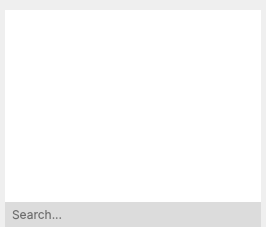
                    <widget class="QFrame" name="exchangeStackedFrame">
                     <property name="minimumSize">
                      <size>
                       <width>0</width>
                       <height>100</height>
                      </size>
                     </property>
                     <property name="styleSheet">
                      <string notr="true">QFrame{
border-radius: 0px;
}</string>
                     </property>
                     <property name="frameShape">
                      <enum>QFrame::StyledPanel</enum>
                     </property>
                     <property name="frameShadow">
                      <enum>QFrame::Raised</enum>
                     </property>
                     <layout class="QVBoxLayout" name="verticalLayout_4">
                      <property name="spacing">
                       <number>0</number>
                      </property>
                      <property name="leftMargin">
                       <number>5</number>
                      </property>
                      <property name="topMargin">
                       <number>10</number>
                      </property>
                      <property name="rightMargin">
                       <number>5</number>
                      </property>
                      <property name="bottomMargin">
                       <number>0</number>
                      </property>
                      <item>
                       <widget class="QStackedWidget" name="stackedWidget">
                        <property name="styleSheet">
                         <string notr="true"/>
                        </property>
                        <widget class="QWidget" name="watchListPage">
                         <layout class="QVBoxLayout" name="verticalLayout_5">
                          <property name="spacing">
                           <number>0</number>
                          </property>
                          <property name="leftMargin">
                           <number>0</number>
                          </property>
                          <property name="topMargin">
                           <number>0</number>
                          </property>
                          <property name="rightMargin">
                           <number>0</number>
                          </property>
                          <property name="bottomMargin">
                           <number>0</number>
                          </property>
                          <item>
                           <widget class="WatchlistWidget" name="watchListWidget">
                            <property name="font">
                             <font>
                              <family>Inter</family>
                             </font>
                            </property>
                            <property name="styleSheet">
                             <string notr="true">WatchlistWidget {
border-radius: 0px;
}</string>
                            </property>
                           </widget>
                          </item>
                          <item>
                           <widget class="CENTAUR_NAMESPACE::SearchLineEdit" name="watchListSearch">
                            <property name="font">
                             <font>
                              <family>Inter</family>
                             </font>
                            </property>
                            <property name="styleSheet">
                             <string notr="true">QLineEdit{
border: 0px;
color: black;
background-color: rgb(220,220,220);
border-radius:  0px;
min-height: 25px;
padding: 0 0 0 5;
}


QLineEdit:hover{
background-color:  rgb(232,232,232);
}



QLineEdit:focus{
background-color:  rgb(240,240,240);
border: 2px solid #56aff6;
}
</string>
                            </property>
                            <property name="placeholderText">
                             <string>Search...</string>
                            </property>
                            <property name="clearButtonEnabled">
                             <bool>true</bool>
                            </property>
                           </widget>
                          </item>
                         </layout>
                        </widget>
                       </widget>
                      </item>
                     </layout>
                    </widget>
